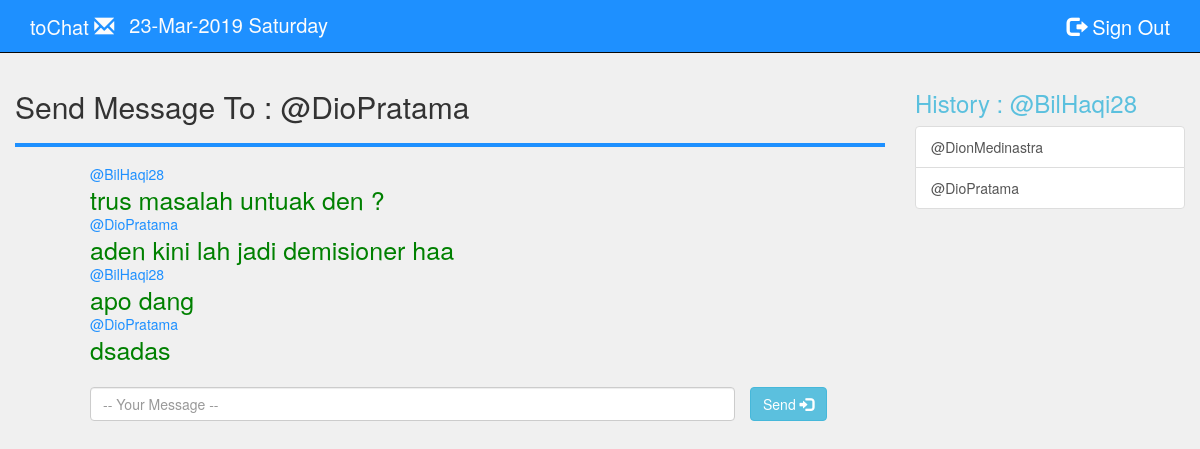
The app's page /user/client.php?page=send&id_user=3 (signed in) with its own data.
### tables this page shows
CREATE TABLE `tbl_user` (
  `id_user` int(11) NOT NULL,
  `username` varchar(25) NOT NULL,
  `password` varchar(100) NOT NULL,
  `nama_user` varchar(50) NOT NULL,
  `foto_user` varchar(50) NOT NULL,
  `tgl_lahir` date NOT NULL
);

CREATE TABLE `tbl_chat` (
  `id_chat` int(11) NOT NULL,
  `id_pengirim` varchar(12) NOT NULL,
  `id_penerima` varchar(12) NOT NULL,
  `pesan` text NOT NULL,
  `tgl_pesan` date NOT NULL,
  `waktu_pesan` time NOT NULL
);

### library/function.php (called while the page is built)
<?php
include 'koneksi.php';
function lihat($query){
	global $konek;
	$hasil=mysqli_query($konek,$query);
	$penampung_array=[];
	while ($tambah=mysqli_fetch_assoc($hasil)) {
		$penampung_array[]=$tambah;
	}
	return $penampung_array;
}
 ?>

### user/client.php (the view, shortened to what this page needs)
<?php
include '../library/koneksi.php';
include '../library/function.php';
$id_user=$_SESSION['id_user'];
$query_1=lihat("SELECT id_chat,id_penerima,id_pengirim FROM tbl_chat WHERE id_penerima='$id_user' group by id_penerima,id_pengirim");
?>
<!DOCTYPE html>
<html lang="en">
<head>
	<link rel="stylesheet" href="../css/bootstrap.min.css">
	<link rel="stylesheet" href="../css/style1.css">
</head>
<body>
	<nav class="navbar navbar-inverse navbar-fixed-top">
      <div class="container">
        <div class="navbar-header">
          <a href="#home" class="navbar-brand page-scroll logo">  toChat <i class="glyphicon glyphicon-envelope"></i></a>
          <a href="" class="navbar-brand page-scroll"><?php echo date("d-M-Y l"); ?></a>
        </div>
        <div class="collapse navbar-collapse" id="bs-example-navbar-collapse-1">
          <ul class="nav navbar-nav navbar-right">
            <li><a href="../logout.php" class="page-scroll"><i class="glyphicon glyphicon-log-out"></i> Sign Out</a></li>
          </ul>
        </div>
      </div>
    </nav>
    <br>
    <div class="container-fluid">
  <div class="row content" style="margin-top: 50px;">
    <?php
    if(isset($_GET['page'])){
    $page=$_GET['page'];
     if($page == "view_profile"){
      include '../chat/profile/profile.php';
     }elseif($page =="send"){
      include '../chat/message/message.php';
     }} ?>
  		<div class="col-sm-3 sidebar-offcanvas" id="sidebar">
        <h3  style="color:#5bc0de;">History : <?php echo $_SESSION['nama_user']; ?></h3>
          <div class="list-group">
        <?php foreach ($query_1 as $b ) {
          $pengirim=$b['id_pengirim'];
          $penerima=$b['id_penerima']; ?>
          <?php
          $query1=lihat("SELECT id_user,nama_user as nama_pengirim FROM tbl_user WHERE id_user=$pengirim ");
          foreach ($query1 as $c ) { ?>
            <a href="?page=send&id_user=<?php echo $c['id_user'];  ?>" class="list-group-item"><?php echo $c['nama_pengirim']; ?></a>
          <?php } ?>
        <?php } ?>
          </div>
          </div>
 </div>
</div>
</body>
</html>

### chat/message/message.php (shortened to what this page needs)
<?php
$pengirim=$_SESSION['id_user'];
$id_user=$_GET['id_user'];
$query="SELECT * FROM tbl_user WHERE id_user='$id_user'";
$execute=mysqli_query($konek,$query);
$result=mysqli_fetch_assoc($execute);
$query1=lihat("SELECT pesan,nama_user as pengirim FROM tbl_chat,tbl_user WHERE ((id_pengirim='$pengirim' and id_penerima='$id_user') or (id_pengirim='$id_user' and id_penerima='$pengirim')) and id_user=id_pengirim order by id_chat DESC");
 ?>
<div class="col-sm-9">
<h2>Send Message To : <?php echo $result['nama_user']; ?></h2>
<hr style=" border:2px solid #1e90ff;">
	<div class="row">
		<div class="col-sm-11 col-md-offset-1">
	<section class="box-chat" id="box-chat">
	<?php foreach ($query1 as $b) { ?>
		<div style="color:#1e90ff; line-height: 15px;">
		<p><?php echo $b['pengirim']; ?></p>
		<p style="font-size: 25px; color:green;"><?php echo $b['pesan']; ?></p>
		</div>
	<?php	} ?>
	</section>
	</div>
	</div>
		<div class="input-chat">
			<div class="row" style="margin-top:20px;">
         	<div class="col-md-9 col-md-offset-1">
         	<form action="" id="formSend">
         	<input type="text" class="form-control" placeholder="-- Your Message --" id="message" autocomplete="off">
         	</div>
         	<div class="">
         		<button type="submit" class="btn btn-info" id="btn-send"> Send <span class="glyphicon glyphicon-log-in"></span></button>
         	</div>
         </div>
</div>
</div>

### css/style1.css (style rules this page uses)
body { background-color: #f0f0f0; }
nav.navbar { background-color:#1E90FF; }
.navbar-inverse .navbar-brand { color: #fcfcfc; font-size:20px; }
.navbar-inverse .navbar-nav > li > a { color: white; font-size:20px; }
.box-chat { max-height: 400px; overflow: auto; }

### records on screen
tbl_user: nama_user "@DioPratama"
tbl_chat: tbl_user.nama_user "@BilHaqi28", pesan "trus masalah untuak den ?"
tbl_chat: tbl_user.nama_user "@DioPratama", pesan "aden kini lah jadi demisioner haa"
tbl_chat: tbl_user.nama_user "@BilHaqi28", pesan "apo dang"
tbl_chat: tbl_user.nama_user "@DioPratama", pesan "dsadas"
tbl_user: nama_user "@DionMedinastra"

### other values on screen
$_SESSION['nama_user'] "@BilHaqi28"
